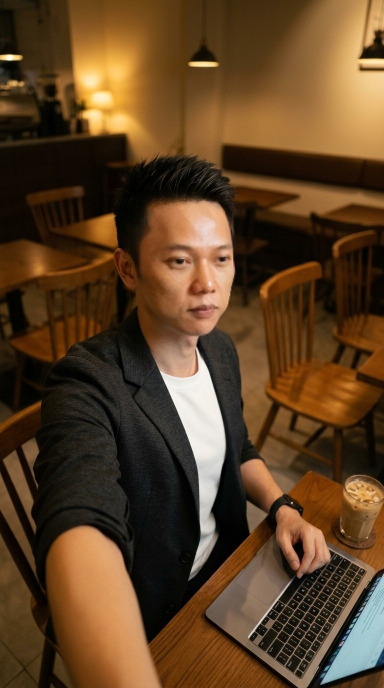
#> input picture assets/frames_kb01_swapped/scene1_beat1.jpg, 768 x 1376 px, found by its file name (shown at 1/2 size)
$ python make_contact_sheet.py
#> lines starting #> are read from the running program, lines starting #| are printed output that depends on the picture
import os
from PIL import Image, ImageDraw, ImageFont

frames_dir = "/Users/vietmac/Documents/CODE/offline02/assets/frames_kb02"
output_path = "/Users/vietmac/Documents/CODE/offline02/assets/kb02_15_beats_contact_sheet.jpg"

beats = [
    # Scene 1
    ("scene1_beat1.jpg", "1.1 ĐẦU CẢNH: TRUNG TOÀN", "Ngang mắt 0° • Phòng Greenhub"),
    ("scene1_beat2.jpg", "1.2 CAO TRÀO: CẬN CẢNH", "Lệch trục 45° • Góc cao 45° lau kệ"),
    ("scene1_beat3.jpg", "1.3 MỒI CHUYỂN: TRUNG CẬN", "Lệch trục 30° • Góc nghiêng 3/4 nhìn xa"),
    # Scene 2
    ("scene2_beat1.jpg", "2.1 ĐẦU CẢNH: QUA VAI (OTS)", "Lệch trục 45° • Góc cao 25° sau vai"),
    ("scene2_beat2.jpg", "2.2 CAO TRÀO: CỰC CẬN (MACRO)", "Lệch trục 45° • Top-down 70° nợ 20tr"),
    ("scene2_beat3.jpg", "2.3 MỒI CHUYỂN: TRUNG CẢNH", "Lệch trục 55° • Góc thấp 15° chống cằm"),
    # Scene 3
    ("scene3_beat1.jpg", "3.1 ĐẦU CẢNH: TOÀN CẢNH", "Lệch trục 45° • Bước ra sảnh vách kính"),
    ("scene3_beat2.jpg", "3.2 CAO TRÀO: CẬN CẢNH", "Lệch trục 45° • Góc nghiêng 45° chiêm nghiệm"),
    ("scene3_beat3.jpg", "3.3 MỒI CHUYỂN: TRUNG CẬN", "Lệch trục 45° • Xoay người 180° kiên định"),
    # Scene 4
    ("scene4_beat1.jpg", "4.1 ĐẦU CẢNH: TRUNG TOÀN", "Lệch trục 45° • Góc thấp 15° với lấy máy"),
    ("scene4_beat2.jpg", "4.2 CAO TRÀO: CẬN A-ROLL", "Lệch trục 45° • Ngang mắt trực diện"),
    ("scene4_beat3.jpg", "4.3 MỒI CHUYỂN: QUA VAI (OTS)", "Lệch trục 30° • Màn hình 9:16 sắp bấm REC"),
    # Scene 5
    ("scene5_beat1.jpg", "5.1 ĐẦU CẢNH: CẬN SELFIE POV", "Lệch trục 45° • Góc cao 15° mỉm cười"),
    ("scene5_beat2.jpg", "5.2 CAO TRÀO: TRUNG TOÀN ĐỘNG", "Lệch trục 45° • Nghiêng 30° bước đi xưởng gỗ"),
    ("scene5_beat3.jpg", "5.3 MỒI CHUYỂN: CẬN 3/4", "Lệch trục 45° • Góc nghiêng 45° nụ cười đĩnh đạc")
]

# Grid parameters
cols = 3
rows = 5
thumb_w = 400
thumb_h = int(thumb_w * 16 / 9) # 711 px
header_h = 100
label_h = 55
margin = 16
title_bar_h = 80

total_w = cols * thumb_w + (cols + 1) * margin
total_h = title_bar_h + rows * (thumb_h + label_h) + (rows + 1) * margin

canvas = Image.new("RGB", (total_w, total_h), "#0f172a") # Slate 900 background
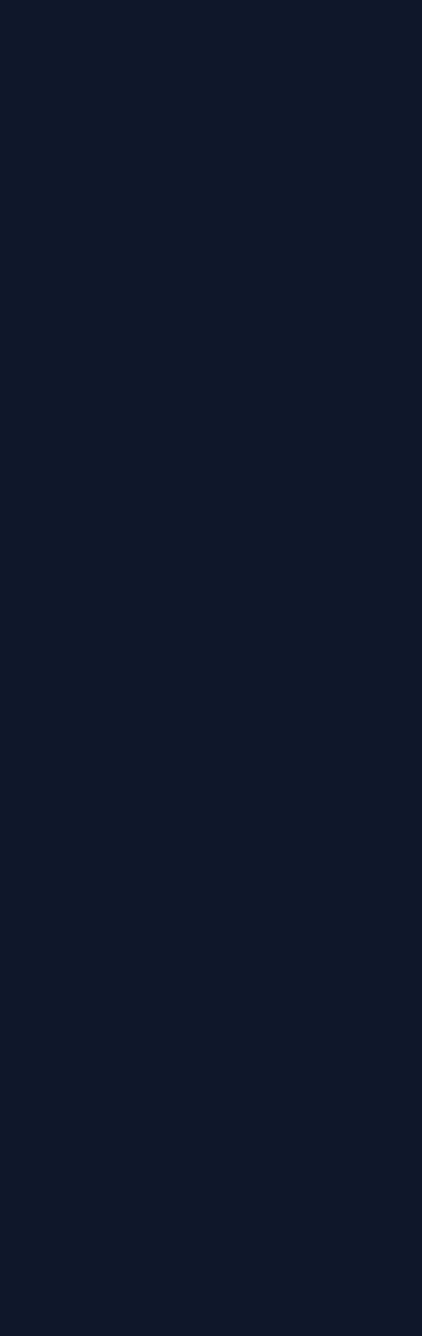
#> canvas: PIL image 1264x4006 RGB (shown at 1/3 size); mean R, G, B 15, 23, 42
draw = ImageDraw.Draw(canvas)

# Header
draw.rectangle([(0, 0), (total_w, title_bar_h)], fill="#1e293b")
draw.text((margin + 10, 18), "BÀI TẬP 02: TIỀN MẶT BẰNG & CỬA HÀNG VẮNG KHÁCH", fill="#f8fafc")
draw.text((margin + 10, 48), "NGHIỆM THU 15 PHÂN CẢNH CINEMATIC • FACE DNA ANH VIỆT • BỐI CẢNH GREENHUB • QUY TẮC 30 ĐỘ & MATCH-CUT", fill="#38bdf8")

for idx, (fname, title, desc) in enumerate(beats):
    c = idx % cols
    r = idx // cols

    x = margin + c * (thumb_w + margin)
    y = title_bar_h + margin + r * (thumb_h + label_h + margin)

    img_path = os.path.join(frames_dir, fname)
    if os.path.exists(img_path):
        img = Image.open(img_path).convert("RGB")
#> img is the input picture: PIL image 768x1376 RGB; mean R, G, B 92.6, 65.2, 37.1
        img = img.resize((thumb_w, thumb_h), Image.Resampling.LANCZOS)
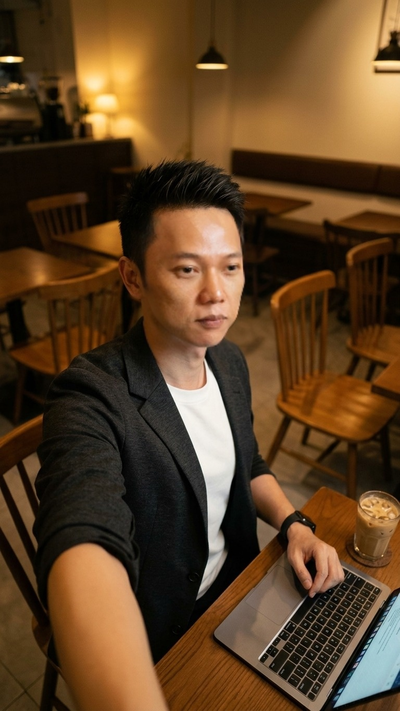
#> img: PIL image 400x711 RGB; mean R, G, B 92.6, 65.2, 37.1
        canvas.paste(img, (x, y))
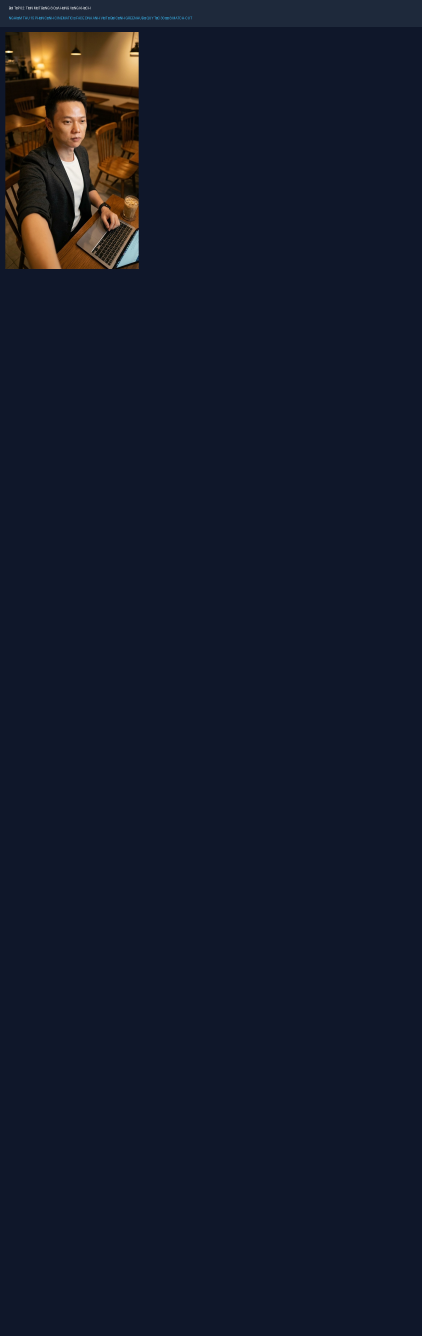
#> canvas: PIL image 1264x4006 RGB (shown at 1/3 size); mean R, G, B 19.7, 25.8, 42.1

        # Border
        draw.rectangle([(x, y), (x + thumb_w, y + thumb_h)], outline="#334155", width=2)

        # Label card below
        lbl_y = y + thumb_h
        draw.rectangle([(x, lbl_y), (x + thumb_w, lbl_y + label_h)], fill="#1e293b")
        draw.text((x + 8, lbl_y + 8), title, fill="#f1f5f9")
        draw.text((x + 8, lbl_y + 30), desc, fill="#94a3b8")
#> pass 2 of the loop `for idx, (fname, title, desc) in enumerate(beats):`:
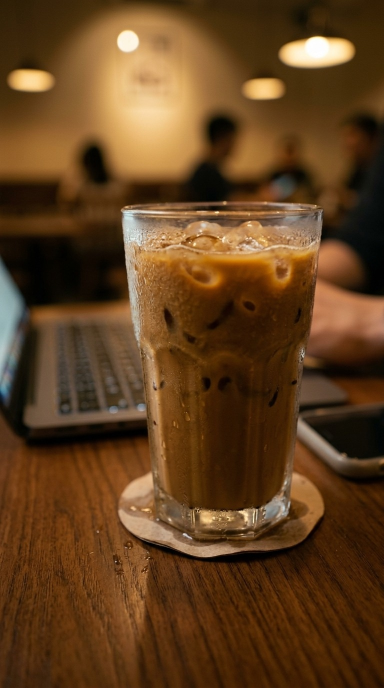
#> input picture assets/frames_kb01/scene1_beat2.jpg, 768 x 1376 px, found by its file name (shown at 1/2 size)
#> img is the input picture: PIL image 768x1376 RGB; mean R, G, B 97.5, 64.2, 31
#> `img = img.resize((thumb_w, thumb_h), Image.Resampling.LANCZOS)`:
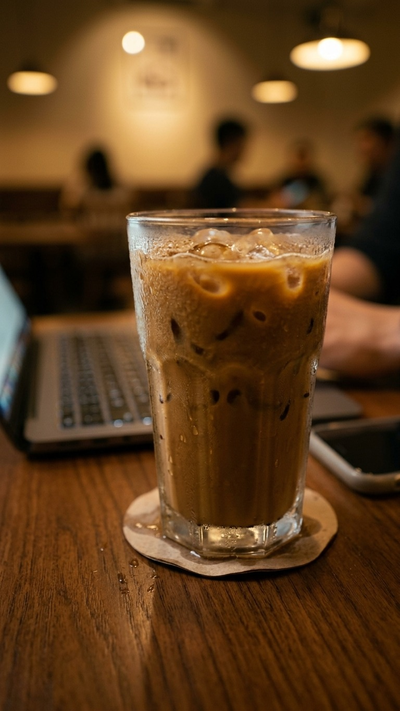
#> img: PIL image 400x711 RGB; mean R, G, B 97.5, 64.2, 31
#> `canvas.paste(img, (x, y))`:
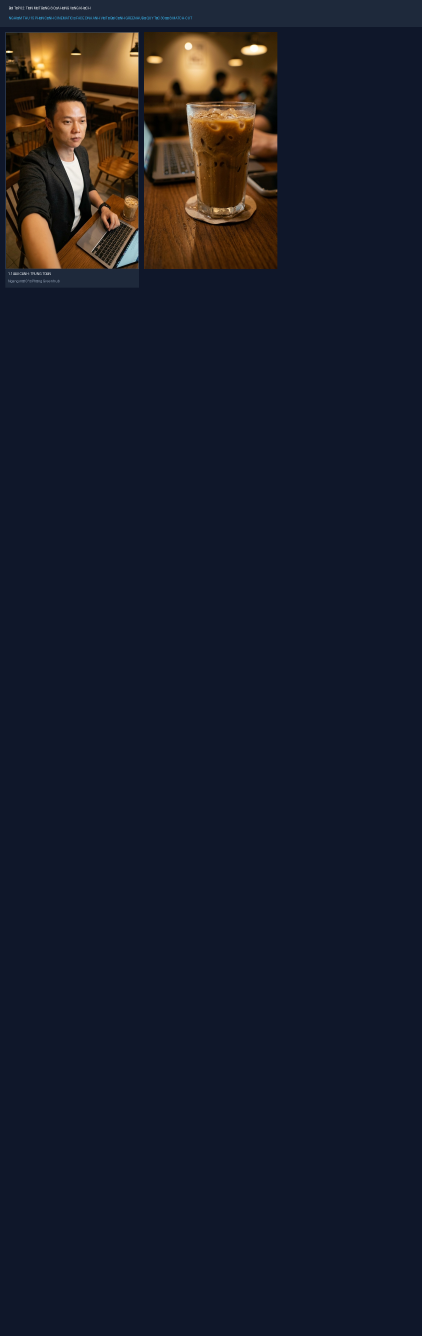
#> canvas: PIL image 1264x4006 RGB (shown at 1/3 size); mean R, G, B 24.4, 28.2, 41.7
#> pass 3 of the loop `for idx, (fname, title, desc) in enumerate(beats):`:
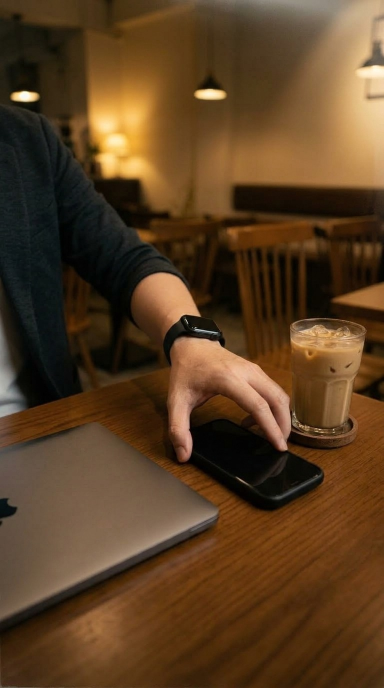
#> input picture assets/frames_kb01/scene1_beat3.jpg, 768 x 1376 px, found by its file name (shown at 1/2 size)
#> img is the input picture: PIL image 768x1376 RGB; mean R, G, B 89.8, 62.6, 34.6
#> `img = img.resize((thumb_w, thumb_h), Image.Resampling.LANCZOS)`:
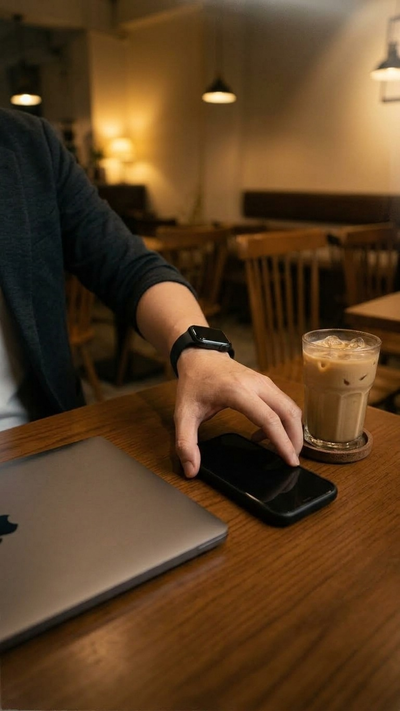
#> img: PIL image 400x711 RGB; mean R, G, B 89.8, 62.6, 34.6
#> `canvas.paste(img, (x, y))`:
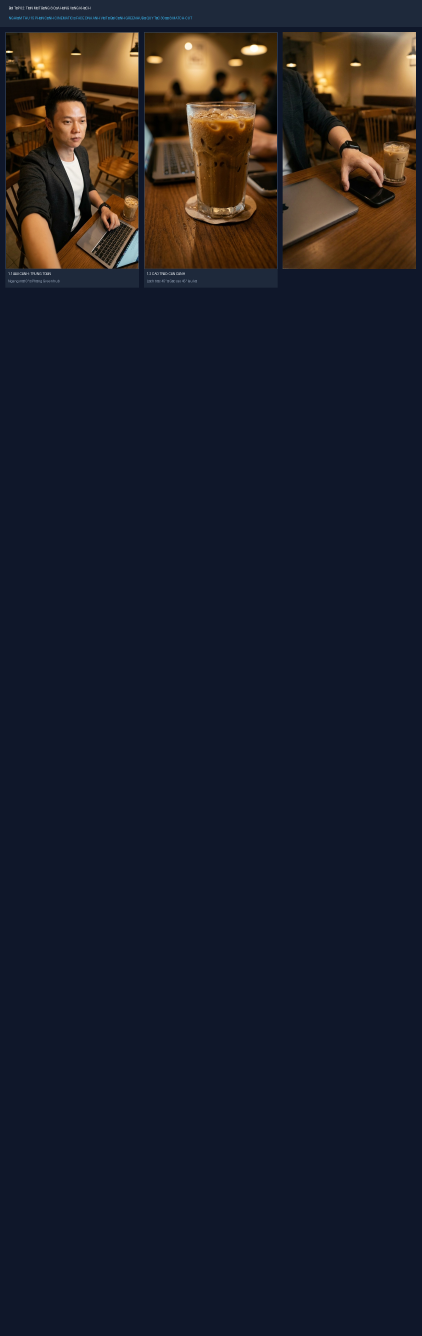
#> canvas: PIL image 1264x4006 RGB (shown at 1/3 size); mean R, G, B 28.7, 30.6, 41.4
#> the loop made 15 passes; the first 3 are shown

canvas.save(output_path, "JPEG", quality=92)
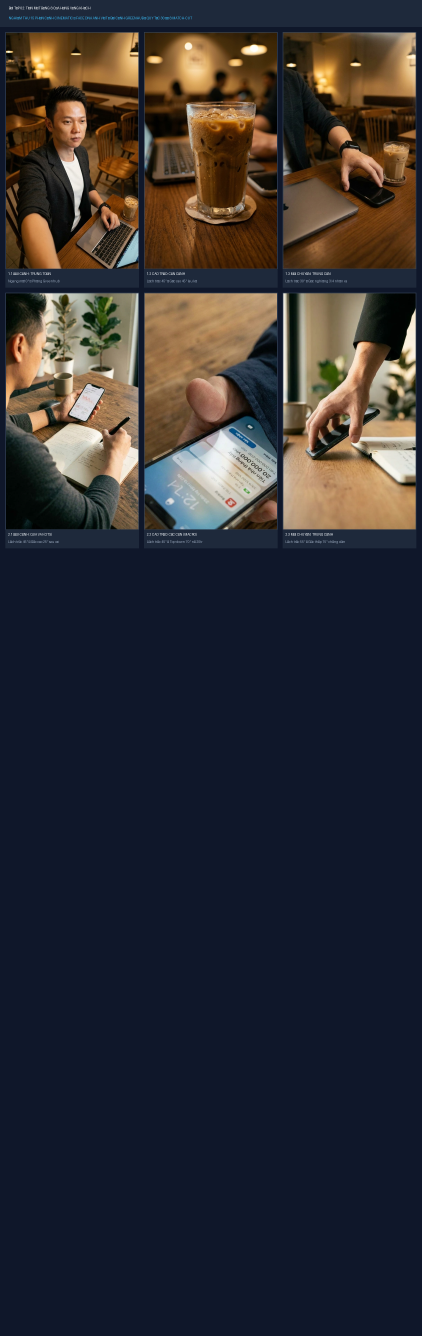
#> saved as kb02_15_beats_contact_sheet.jpg: PIL image 1264x4006 RGB (shown at 1/3 size); mean R, G, B 48.2, 46.4, 50.6
print(f"✅ Created contact sheet: {output_path} ({total_w}x{total_h})")
